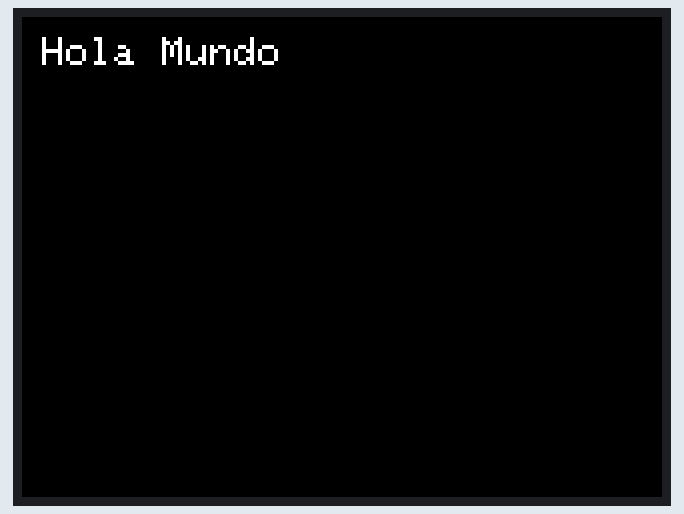
This sketch was run on a simulated ESP32. Shown: 320×240 colour display.

Above: at 0.3 s.

The sketch:

HolaMundoTFT.ino
```cpp
#include <Arduino.h>
#include <TFT_eSPI.h>
#include <SPI.h>

TFT_eSPI tft = TFT_eSPI(); // Inicializa la pantalla TFT
setup_t user; // The library defines the type "setup_t" as a struct
              // Calling tft.getSetup(user) populates it with the settin
void setup() {
  Serial.begin(9600);

  // Inicialización de la pantalla TFT
  tft.init();
  tft.setRotation(1); // Ajustar rotación si es necesario
  tft.fillScreen(TFT_BLACK); // Limpia la pantalla con color negro
}

void loop() {
  tft.setCursor(10, 10); // Establece la posición del texto
  tft.setTextColor(TFT_WHITE); // Color del texto
  tft.setTextSize(2); // Tamaño del texto
  tft.print("Hola Mundo"); // Imprime "Hola Mundo" en la pantalla

  delay(5000); // Espera 5 segundos antes de volver a mostrar el texto
  tft.fillScreen(TFT_BLACK); // Limpia la pantalla nuevamente
}
```
